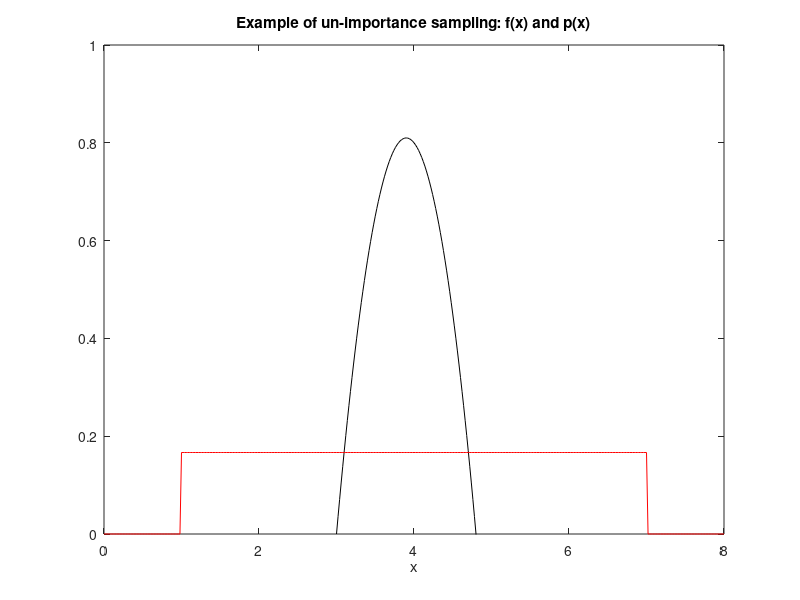

Here is the MATLAB script that generated this plot:
% Example of un-importance sampling 
% the chosen p(x) PDF is not appropriate

% the integrand functions
x=0:0.02:2; %domain of f(x)
xx=0:0.02:8; %domain of p(x)
f=1.8*x-(x.^2); %the function f(x)
p=unifpdf(xx,1,7);%the function p(x) (uniform PDF)

%display of f(x) and p(x)
figure(1)
plot(x+3,f,'k'); hold on; %f() is shifted to the center
plot(xx,p,'r');
axis([0 8 0 1]);
title('Example of un-importance sampling: f(x) and p(x)');
xlabel('x');
